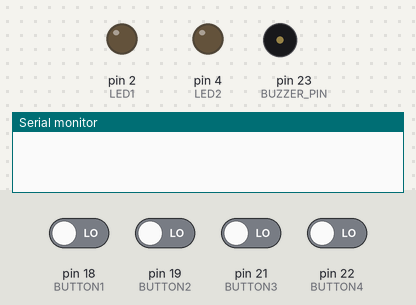
The sketch below on a simulated Arduino Mega 2560, built with avr-gcc and run on an emulated ATmega2560. On the bench: output pins drawn as LEDs (lit = HIGH), buzzer (waves = sounding, pin HIGH), the last lines printed to the serial monitor. Inputs (shaded band) come from the test bench; at power-on: pin 18 (BUTTON1), pin 19 (BUTTON2), pin 21 (BUTTON3), pin 22 (BUTTON4) LOW.

Above: at 1.2 s.
1.3 s: pin 18 (BUTTON1) driven HIGH and pin 19 (BUTTON2) driven HIGH and pin 21 (BUTTON3) driven HIGH and pin 22 (BUTTON4) driven HIGH
At 5.8 s:
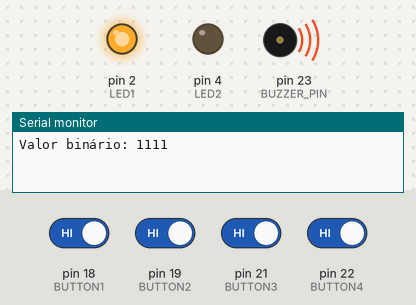
Timing chart, 0 to 13.3 s (numbered marks = the images above; inputs shaded):
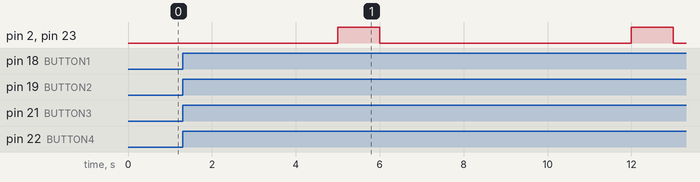

Measured:
- after the input at 1.3 s, pin 2 (LED1): alternates HIGH for 1.0 s and LOW for 6.0 s, starting after 3.7 s; pin 4 (LED2): stops changing and stays LOW
- by itself, pin 23 (BUZZER_PIN): alternates HIGH for 1.0 s and LOW for 6.0 s

The sketch:

pi4.ino
```cpp
#define BUTTON1 18
#define BUTTON2 19
#define BUTTON3 21
#define BUTTON4 22
#define LED1 2
#define LED2 4
#define LED_ON_TIME 1000 // Tempo do LED ligado
#define BUZZER_PIN 23 // Pino do Buzzer

void setup() {
  pinMode(BUTTON1, INPUT);
  pinMode(BUTTON2, INPUT);
  pinMode(BUTTON3, INPUT);
  pinMode(BUTTON4, INPUT);
  pinMode(LED1, OUTPUT);
  pinMode(LED2, OUTPUT);
  pinMode(BUZZER_PIN, OUTPUT);

  Serial.begin(9600); // Inicializar comunicação serial
}

void loop() {
  unsigned long startTime = millis();
  bool button1Pressed = false;
  bool button2Pressed = false;
  bool button3Pressed = false;
  bool button4Pressed = false;

  // Aguardar até que se passem 5 segundos ou os botões sejam pressionados
  while (millis() - startTime < 5000) {
    if (digitalRead(BUTTON1) == HIGH) {
      button1Pressed = true;
    }
    if (digitalRead(BUTTON2) == HIGH) {
      button2Pressed = true;
    }
    if (digitalRead(BUTTON3) == HIGH) {
      button3Pressed = true;
    }
    if (digitalRead(BUTTON4) == HIGH) {
      button4Pressed = true;
    }
  }

  // Valor binário conforme a ação dos botões, se não pressionar é 0 e se pressionar 1
  String binaryValue = "";
  binaryValue += button1Pressed ? "1" : "0";
  binaryValue += button2Pressed ? "1" : "0";
  binaryValue += button3Pressed ? "1" : "0";
  binaryValue += button4Pressed ? "1" : "0";

  Serial.println("Valor binário: " + binaryValue);

  // Verificar se ambos os botões foram pressionados
  if (button1Pressed && button2Pressed && button3Pressed && button4Pressed) {
    digitalWrite(LED1, HIGH); // Ligar LED1
    digitalWrite(BUZZER_PIN, HIGH); // Ligar Buzzer
    delay(LED_ON_TIME); // Manter o LED1 e o Buzzer ligados por 1 segundo
    digitalWrite(LED1, LOW); // Desligar LED1
    digitalWrite(BUZZER_PIN, LOW); // Desligar Buzzer
  } else {
    digitalWrite(LED2, HIGH); // Ligar LED2
    digitalWrite(BUZZER_PIN, HIGH); // Ligar Buzzer
    delay(LED_ON_TIME); // Manter o LED2 e o Buzzer ligados por 1 segundo
    digitalWrite(LED2, LOW); // Desligar LED2
    digitalWrite(BUZZER_PIN, LOW); // Desligar Buzzer
  }

  // Aguardar um tempo antes de começar de novo
  delay(1000);
}
```
